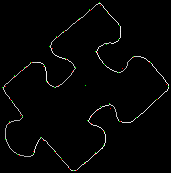
#> input picture JigsawSolver/test_code/EdgeProcessing/subpixel5.png, 171 x 173 px; its folder holds only this picture in this run
$ python -i cannyEdge.py   (imports and definitions only)
#> lines starting #> are read from the running program, lines starting #| are printed output that depends on the picture; after the words box and inside, x2 and y2 are one past the last pixel; in counts of white or black regions, pixels touching at a corner belong together
### JigsawSolver/test_code/EdgeProcessing/global_config.py
import os

FULL_JIGSAW_IMAGE = 'full_jigsaw_cropped.png'

NORMAL_JIGSAW_PATH = 'jigsaw_pieces/'
NORMAL_JIGASW_PIECE = 'jigsaw_piece_{}.png'

FILTERED_JUNK_PATH = 'junk_pieces/'
JUNK_PIECES = 'junk_pieces_{}.png'

CANNY_JIGSAW_PATH = 'canny_edge_pieces/'
CANNY_JIGASW_PIECE = 'canny_jigsaw_piece_{}.png'

FULL_IMAGE_CANNY_JIGSAW_PATH = 'full_image_canny_edge_pieces/'
FULL_IMAGE_CANNY_JIGASW_PIECE = 'full_image_canny_jigsaw_piece_{}.png'

ROTATED_PIECES_PATH = 'rotated_pieces/'
ROTATED_PIECES = 'rotated_pieces_{}.png'

HARRIS_PIECES_PATH = 'harris_pieces/'
HARRIS_PIECES = 'harris_pieces_{}.png'

HOUGHP_PIECES_PATH = 'hough_pieces/'
HOUGHP_SIDE_PIECES_PATH = 'side/'
HOUGHP_NON_SIDE_PIECES_PATH = 'non_side/'
HOUGHP_PIECES = 'hough_pieces_{}.png'

ENRICHED_PIECES_PATH = 'enriched_pieces/'
ENRICHED_PIECES = 'enriched_pieces_{}.png'

JIGSAW_PIECES_COUNT = 11
SIDE_PIECES_BOX = []


def setup(folder_names):
    for folder in folder_names:
        if not os.path.exists(folder):
            os.mkdir(folder)


# Runs at setup
setup([CANNY_JIGSAW_PATH, FULL_IMAGE_CANNY_JIGSAW_PATH, NORMAL_JIGSAW_PATH, ENRICHED_PIECES_PATH,
       ROTATED_PIECES_PATH, HARRIS_PIECES_PATH, FILTERED_JUNK_PATH,
       HOUGHP_PIECES_PATH, HOUGHP_PIECES_PATH + HOUGHP_SIDE_PIECES_PATH, HOUGHP_PIECES_PATH + HOUGHP_NON_SIDE_PIECES_PATH])

### JigsawSolver/test_code/EdgeProcessing/cannyEdge.py
import logging

import cv2
import numpy as np

from JigsawSolver.test_code.EdgeProcessing.global_config import NORMAL_JIGSAW_PATH, NORMAL_JIGASW_PIECE, \
    CANNY_JIGSAW_PATH, CANNY_JIGASW_PIECE, FULL_JIGSAW_IMAGE, FULL_IMAGE_CANNY_JIGSAW_PATH, \
    FULL_IMAGE_CANNY_JIGASW_PIECE, JUNK_PIECES, FILTERED_JUNK_PATH

crop_rect_dict = {}
crop_shape_dict = {}

logger = logging.getLogger(__name__)


# Filter jigsaw pieces smaller than 15 pixels
def filter_image(img):
    if len(img.shape) == 3:
        img_w,img_h,_ = img.shape
    else:
        img_w,img_h = img.shape

    if img_w > 15 and img_h > 15:
        return 1
    else:
        return 0


# Crop out an entire image by each Jigsaw Piece
# Provides Canny Edged output and Normal output
# Also filters out junk pieces
def crop_jigsaw_pieces_from_image(pic, crop_out=False, save=True):
    # load image
#> called with pic = 'subpixel5.png', crop_out = False, save = True
    img = cv2.imread(pic)
#> img is the input picture: shape (173, 171, 3); mean B, G, R 4.2, 4.6, 4.5
    rsz_img = cv2.resize(img, None, fx=0.80, fy=0.80) # resize since image is huge
    width, height = rsz_img.shape[:2]
#> width = 138; height = 137

    original = rsz_img.copy()
    gray = cv2.cvtColor(rsz_img, cv2.COLOR_BGR2GRAY)

    # Gaussian vs Median... Median wins for straight edges
    # Blurring with gaussian for better contours
    # blurred = cv2.GaussianBlur(gray, (3, 3), 0)
    blurred = cv2.medianBlur(gray, ksize=3)
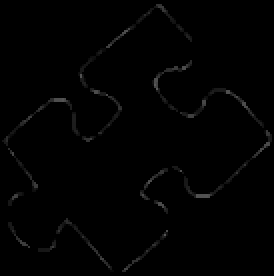
#> blurred: shape (138, 137) (shown 2 times larger); min 0, max 89, mean 1.7
    canny = cv2.Canny(blurred, 50, 255, 1)
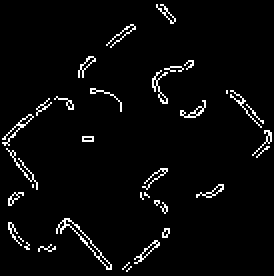
#> canny: shape (138, 137) (shown 2 times larger); 3.5% white in thin lines or dots

    kernel = np.ones((3,3), np.uint8)
    dilate = cv2.dilate(canny, kernel, iterations=1)
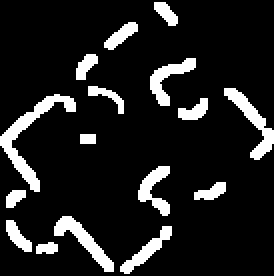
#> dilate: shape (138, 137) (shown 2 times larger); 12.1% white; 16 white regions

    cv2.imwrite("CANNY_"+FULL_JIGSAW_IMAGE, dilate)

    # Find contours
    # Tested with [CHAIN_APPROX_SIMPLE, CHAIN_APPROX_NONE, CHAIN_APPROX_TC89_L1, CHAIN_APPROX_TC89_KCOS]
    cnts = cv2.findContours(dilate, cv2.RETR_EXTERNAL, cv2.CHAIN_APPROX_SIMPLE)
#> cnts = 16 contours; largest, box (x1, y1, x2, y2) and area: (0, 47, 38, 96) 332, (112, 44, 137, 80) 216, (27, 108, 57, 136) 210, (75, 29, 98, 53) 166, (69, 83, 85, 108) 152

    cnts = cnts[0] if len(cnts) == 2 else cnts[1]

    # Iterate through contours and filter for ROI
    image_number = 0

    img2 = cv2.imread(pic, 0)
#> img2: shape (173, 171); min 0, max 246, mean 4.5
    img2 = cv2.resize(img2, None, fx=0.80, fy=0.80) # resize since image is huge
#> img2: shape (138, 137)

    # https://stackoverflow.com/questions/28759253/how-to-crop-the-internal-area-of-a-contour
    for c in cnts:
        x,y,w,h = cv2.boundingRect(c)
        epsilon = 0.000001 * cv2.arcLength(c, True)
        approx = cv2.approxPolyDP(c, epsilon, True)

        rsz_img = cv2.drawContours(rsz_img, [approx], 0, (0,255,0), 2)

        if crop_out:
            # Extract out the object and place into JIGSAW_PIECES
            ROI = original[y:y+h, x:x+w]
            if filter_image(ROI):
                crop_shape_dict[NORMAL_JIGSAW_PATH + NORMAL_JIGASW_PIECE.format(image_number)] = ROI
                image_number += 1
            else:
                crop_shape_dict[FILTERED_JUNK_PATH + JUNK_PIECES.format(image_number)] = ROI
#> this loop made 16 passes
#> (x, y, w, h, epsilon) on passes 1, 2, 3, 4, 5, 6, 7, 9, 10, 11, 12, 13: (18, 121, 11, 6, 2.85e-05), (60, 113, 26, 24, 7.9e-05), (3, 110, 13, 16, 4.46e-05), (27, 108, 30, 28, 9.22e-05), (3, 95, 10, 9, 2.99e-05), (97, 91, 16, 9, 4.16e-05), (69, 83, 16, 25, 8.24e-05), (89, 49, 15, 11, 4.41e-05), (0, 47, 38, 49, 0.000168), (112, 44, 25, 36, 0.000106), (44, 43, 18, 14, 5.38e-05), (75, 29, 23, 24, 8.54e-05)
#> (x, y, w, h, epsilon, approx) on pass 8: (40, 67, 8, 5, 2.2e-05, [[40, 67], [40, 71], [47, 71], [47, 67]])
#> pass 1, in crop_jigsaw_pieces_from_image, `rsz_img = cv2.drawContours(rsz_img, [approx], 0, (0,255,0), 2)`:
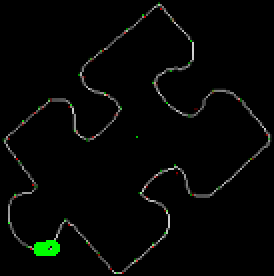
#> rsz_img: shape (138, 137, 3) (shown 2 times larger); mean B, G, R 4.1, 5.7, 4.4
#> pass 2, in crop_jigsaw_pieces_from_image, `rsz_img = cv2.drawContours(rsz_img, [approx], 0, (0,255,0), 2)`:
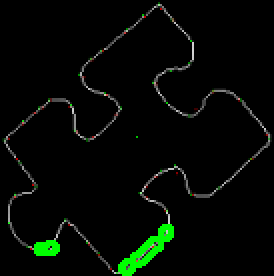
#> rsz_img: shape (138, 137, 3) (shown 2 times larger); 1.3% of pixels changed, all inside (x1, y1, x2, y2) = (59, 112, 87, 138)
#> pass 3, in crop_jigsaw_pieces_from_image, `rsz_img = cv2.drawContours(rsz_img, [approx], 0, (0,255,0), 2)`:
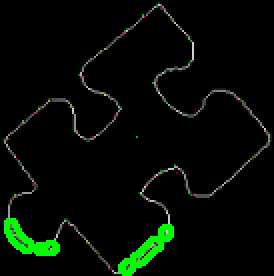
#> rsz_img: shape (138, 137, 3) (shown 2 times larger); 0.76% of pixels changed, all inside (x1, y1, x2, y2) = (2, 109, 17, 127)
#> after the loop:
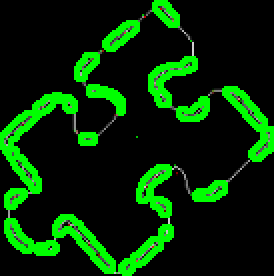
#> rsz_img: shape (138, 137, 3) (shown 2 times larger); 14.06% of pixels changed, all inside (x1, y1, x2, y2) = (0, 0, 137, 137)
#> after the loop, crop_shape_dict = 0 items; image_number = 0

    image_number = 0
    if crop_out:
        for i in range(len(cnts)):
            mask = np.zeros_like(img2) # Create mask where white is what we want, black otherwise
            cv2.drawContours(mask, cnts, i, 255, 0) # Draw filled contour in mask

            # Extract out the object and place into CANNY_JIGSAW
            out = np.zeros_like(img2)
            out[mask == 255] = img2[mask == 255]

            # Now crop
            (y, x) = np.where(mask == 255)
            (topy, topx) = (np.min(y), np.min(x))
            (bottomy, bottomx) = (np.max(y), np.max(x))
            out = out[max(0, topy-5): min(width, bottomy+5), max(0, topx-5): min(height, bottomx+5)]

            if filter_image(out):
                crop_shape_dict[CANNY_JIGSAW_PATH + CANNY_JIGASW_PIECE.format(image_number)] = out

                # Extract out the object and place into FULL_IMAGE_CANNY_JIGSAW
                out = np.zeros_like(img2)
                out[mask == 255] = img2[mask == 255]

                # Now crop
                (y, x) = np.where(mask == 0) # Mask == 0 for entire image, 255 for crop
                (topy, topx) = (np.min(y), np.min(x))
                (bottomy, bottomx) = (np.max(y), np.max(x))
                out = out[topy:bottomy+1, topx:bottomx+1]

                crop_shape_dict[FULL_IMAGE_CANNY_JIGSAW_PATH + FULL_IMAGE_CANNY_JIGASW_PIECE.format(image_number)] = out

                image_number += 1

    if save:
        for crop in crop_shape_dict:
            cv2.imwrite(crop, crop_shape_dict[crop])
#> this loop made 0 passes

        logger.info(' %s Successfully split into folders: %s | %s | %s | %s', pic, NORMAL_JIGSAW_PATH,
                    FILTERED_JUNK_PATH, CANNY_JIGSAW_PATH, FULL_IMAGE_CANNY_JIGSAW_PATH)

    cv2.imshow('canny', canny)
    cv2.imshow('image', rsz_img)
    cv2.waitKey(0)

>>> result = crop_jigsaw_pieces_from_image('subpixel5.png')
